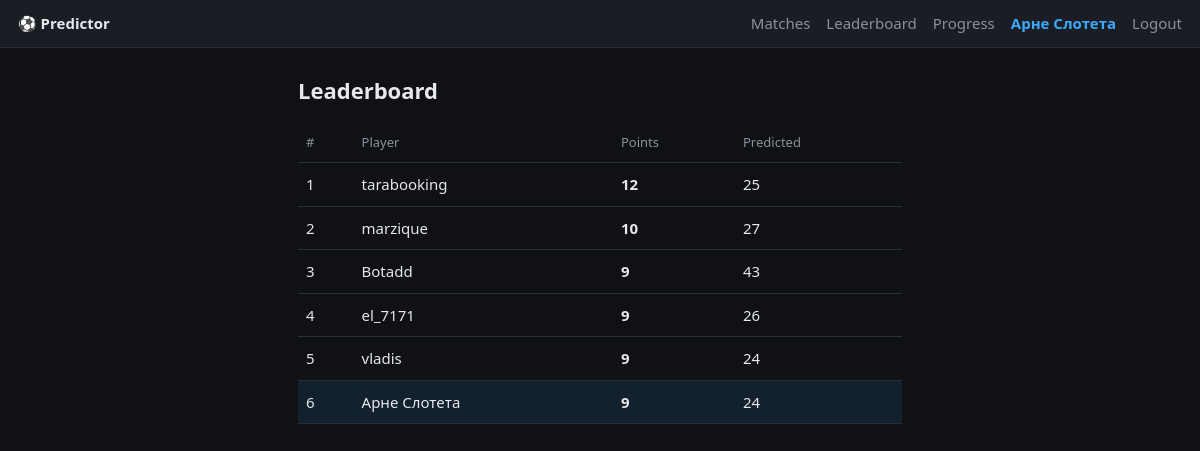
Page /leaderboard (signed in) on the committed database.
### tables this page shows
CREATE TABLE users (
    id            INTEGER PRIMARY KEY AUTOINCREMENT,
    username      TEXT UNIQUE NOT NULL,
    password_hash TEXT NOT NULL,
    created_at    TEXT NOT NULL
);

### app.py (the view)
@app.get("/leaderboard", response_class=HTMLResponse)
async def leaderboard(request: Request):
    user = current_user(request)
    if not user:
        return RedirectResponse("/login", status_code=302)
    with connect() as conn:
        rows = fetch_leaderboard(conn)
    return render(request, "leaderboard.html", {"user": user, "rows": rows})

### templates/leaderboard.html (shortened to what this page needs)
{% extends "base.html" %}
{% block content %}
<h1>Leaderboard</h1>
<table class="board">
  <thead><tr><th>#</th><th>Player</th><th>Points</th><th>Predicted</th></tr></thead>
  <tbody>
  {% for r in rows %}
    <tr class="{{ 'me-row' if r['username'] == user['username'] else '' }}">
      <td>{{ loop.index }}</td>
      <td>{{ r["username"] }}</td>
      <td><b>{{ r["total"] }}</b></td>
      <td>{{ r["played"] }}</td>
    </tr>
  {% endfor %}
  </tbody>
</table>
{% endblock %}

### templates/base.html (shortened to what this page needs)
<!doctype html>
<html lang="en">
<head>
  <link rel="stylesheet" href="/static/style.css">
</head>
<body>
  <header>
    <a href="/" class="brand">⚽ Predictor</a>
    {% if user %}
    <nav>
      <a href="/">Matches</a>
      <a href="/leaderboard">Leaderboard</a>
      <a href="/progress">Progress</a>
      <span class="me">{{ user["username"] }}</span>
      <a href="/logout">Logout</a>
    </nav>
    {% endif %}
  </header>
  <main class="{% block main_class %}{% endblock %}">
    {% block content %}{% endblock %}
  </main>
</body>
</html>

### static/style.css (style rules this page uses)
:root { --bg: #0f1115; --card: #1a1d24; --line: #2a2e38; --fg: #e6e8ec; --muted: #8b909c; --accent: #3da9fc; --good: #4caf50; }
* { box-sizing: border-box; }
body { margin: 0; background: var(--bg); color: var(--fg); font: 15px/1.5 system-ui, -apple-system, Segoe UI, Roboto, sans-serif; }
header { display: flex; align-items: center; gap: 16px; padding: 12px 18px; border-bottom: 1px solid var(--line); background: var(--card); position: sticky; top: 0; z-index: 10; }
.brand { font-weight: 700; color: var(--fg); text-decoration: none; }
nav { margin-left: auto; display: flex; align-items: center; gap: 16px; }
nav a { color: var(--muted); text-decoration: none; }
nav .me { color: var(--accent); font-weight: 600; }
main { max-width: 640px; margin: 0 auto; padding: 18px; }
h1 { font-size: 22px; margin: 8px 0 16px; }
.board { width: 100%; border-collapse: collapse; }
.board th, .board td { text-align: left; padding: 10px 8px; border-bottom: 1px solid var(--line); }
.board th { color: var(--muted); font-weight: 500; font-size: 13px; }
.board .me-row { background: rgba(61, 169, 252, 0.10); }

### rows in the picture
users: username "Арне Слотета", total "9", played "24"
users: username "tarabooking", total "12", played "25"
users: username "marzique", total "10", played "27"
users: username "Botadd", total "9", played "43"
users: username "el_7171", total "9", played "26"
users: username "vladis", total "9", played "24"
